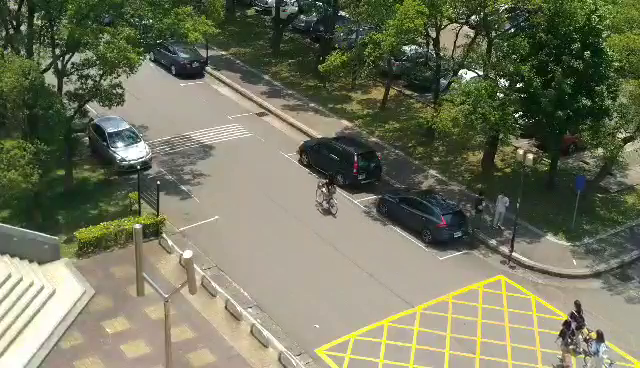
#> input picture frame 95 of week_11/viewFromME_video1.mp4, 640 x 368 px
$ python Week11_HW1_110303047.py
#> lines starting #> are read from the running program, lines starting #| are printed output that depends on the picture; after the words box and inside, x2 and y2 are one past the last pixel; in counts of white or black regions, pixels touching at a corner belong together
import cv2
import numpy as np


def main():
    tmp = []
    cap = cv2.VideoCapture(r'week_11\viewFromME_video1.mp4')
    ret_1, img_1 = cap.read()  # 讀取影像
#> img_1 is the input picture: shape (368, 640, 3); mean B, G, R 94.5, 117.8, 115.4
    cv2.waitKey(60)
    ret_2, img_2 = cap.read()
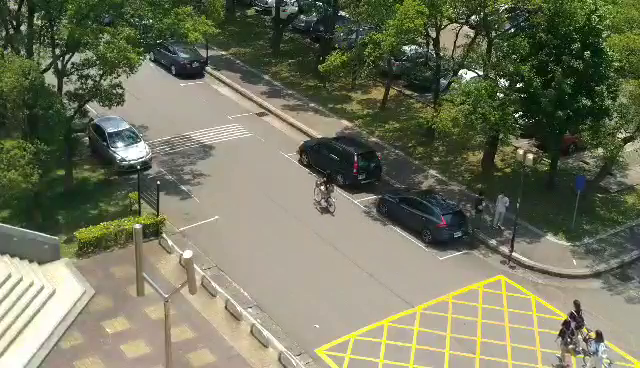
#> input picture frame 96 of week_11/viewFromME_video1.mp4, 640 x 368 px
#> img_2 is the input picture: shape (368, 640, 3); mean B, G, R 94.5, 117.8, 115.4
    while True:
        diff = cv2.absdiff(img_1, img_2)  # 找出差異
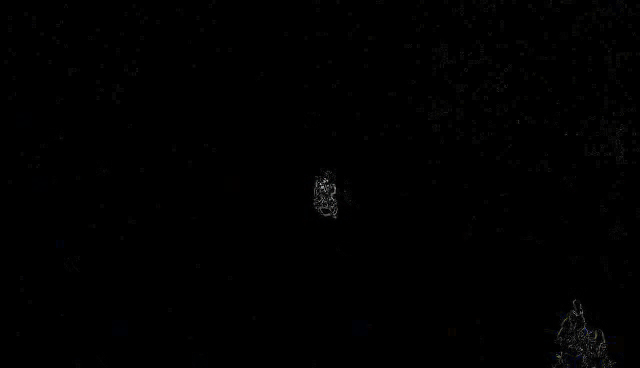
#> diff: shape (368, 640, 3); mean B, G, R 0.7, 0.7, 0.7
        gray = cv2.cvtColor(diff, cv2.COLOR_BGR2GRAY)  # 灰階
        blur = cv2.GaussianBlur(gray, (5, 5), 0)  # 設定kernal大小為(5,5)，標準差為2
        # 調整二值化範圍大於10變成250，其餘變為0
        a, thresh = cv2.threshold(blur, 10, 250, cv2.THRESH_BINARY)
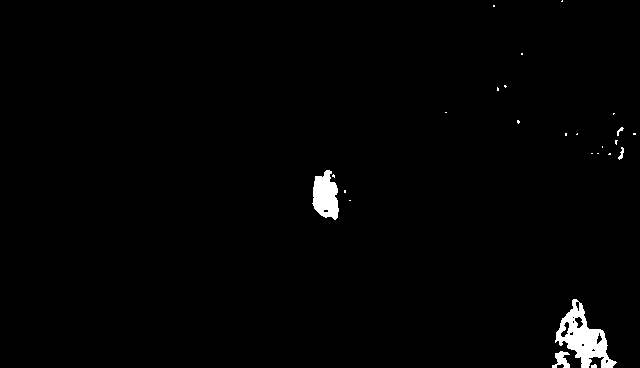
#> thresh: shape (368, 640); values 0 (black) and 250 (white), 1.3% white; 25 white regions (19 under 20 px), largest, box (x1, y1, x2, y2) and area: (555, 299, 617, 368) 1765, (312, 170, 339, 220) 941, (552, 351, 570, 368) 174, (618, 147, 624, 160) 37, (617, 127, 624, 136) 26, (591, 364, 597, 368) 20
        kernel = np.ones([3, 3])
        eroded = cv2.erode(thresh, kernel, iterations=1)  # 侵蝕以濾除小雜訊
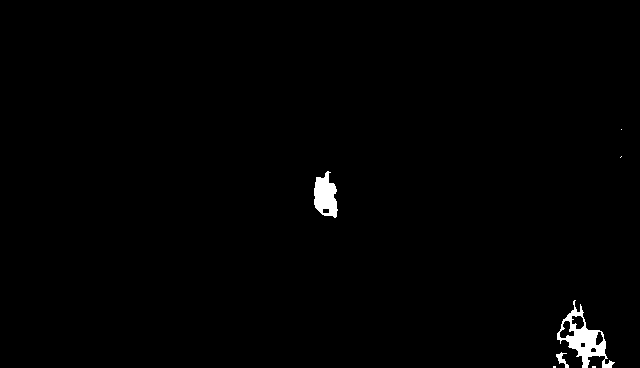
#> eroded: shape (368, 640); values 0 (black) and 250 (white), 0.89% white; 7 white regions (4 under 20 px), largest, box (x1, y1, x2, y2) and area: (557, 300, 615, 368) 1229, (314, 171, 338, 218) 758, (556, 352, 569, 368) 83
        dilated = cv2.dilate(eroded, kernel, iterations=5)  # 擴張以將相近的區域連接
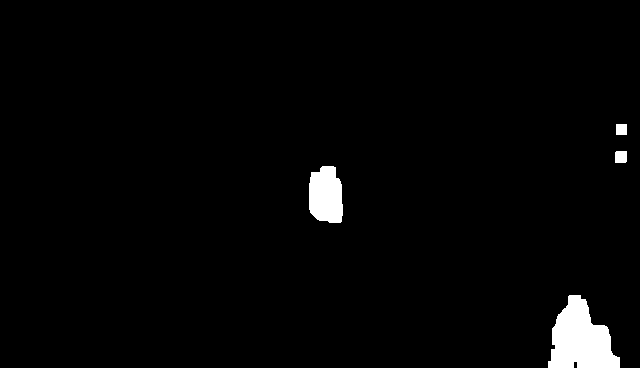
#> dilated: shape (368, 640); values 0 (black) and 250 (white), 2.2% white; 4 white regions
        contours, _ = cv2.findContours(
            dilated, cv2.RETR_EXTERNAL, cv2.CHAIN_APPROX_SIMPLE)  # 找輪廓
#> contours = 4 contours; box (x1, y1, x2, y2) and area: (548, 295, 620, 368) 3264, (309, 166, 343, 223) 1558, (615, 151, 627, 163) 120, (616, 124, 627, 135) 100
        for i in contours:
            x, y, w, h = cv2.boundingRect(i)
            if cv2.contourArea(i) < 1000:  # 過濾掉小的輪廓
                continue
            cv2.rectangle(img_1, (x, y), (x+w, y+h), (0, 0, 255), 2)
            cv2.imshow('bounding box', img_1)
#> this loop made 4 passes
#> (x, y, w, h) on passes 1 to 3: (548, 295, 72, 73), (309, 166, 34, 57), (615, 151, 12, 12)
#> (i, x, y, w, h) on pass 4: ([[616, 124], [616, 134], [626, 134], [626, 124]], 616, 124, 11, 11)
#> pass 1, in main, `cv2.imshow('bounding box', img_1)`:
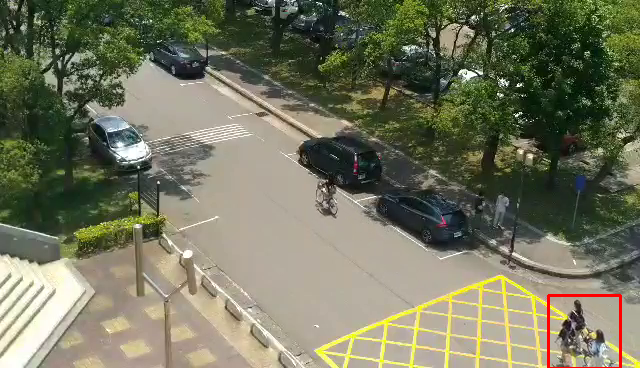
#> window 'bounding box': shape (368, 640, 3); mean B, G, R 94, 117.2, 115.6
        img_1 = img_2.copy() # 寫在迴圈外以保障永遠更新影像做計算
        cv2.waitKey(20)
        ret_2, img_2 = cap.read()
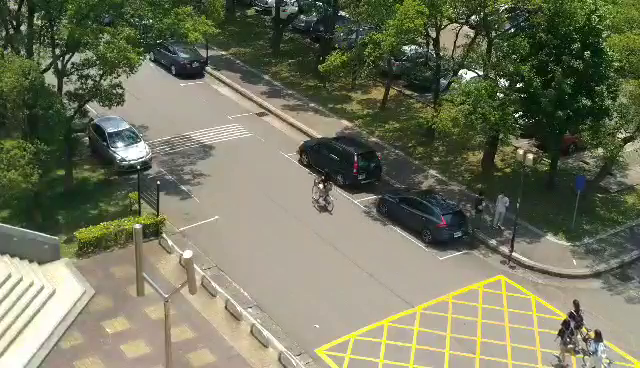
#> input picture frame 97 of week_11/viewFromME_video1.mp4, 640 x 368 px
#> img_2 is the input picture: shape (368, 640, 3); mean B, G, R 94.5, 117.8, 115.4
        # 按下q鍵提早結束
        if cv2.waitKey(1) & 0xFF == ord('q'):
#> (key q is pressed here)
            break
    cap.release()
    cv2.destroyAllWindows()

if __name__ == '__main__':
    main()

$ run again, starting later in the video
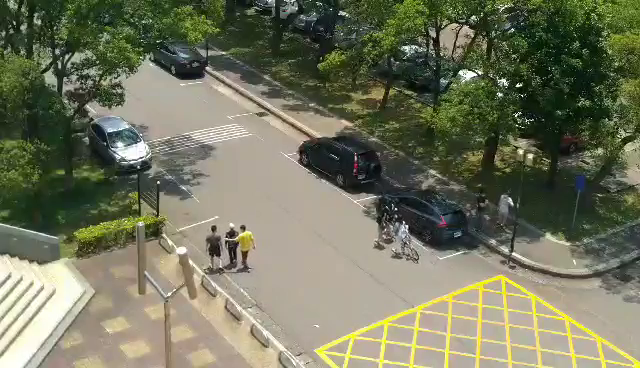
#> input picture frame 431 of week_11/viewFromME_video1.mp4, 640 x 368 px
#> in main, img_1 is the input picture: shape (368, 640, 3); mean B, G, R 93.7, 117.4, 115.1
#> in main, `a, thresh = cv2.threshold(blur, 10, 250, cv2.THRESH_BINARY)`:
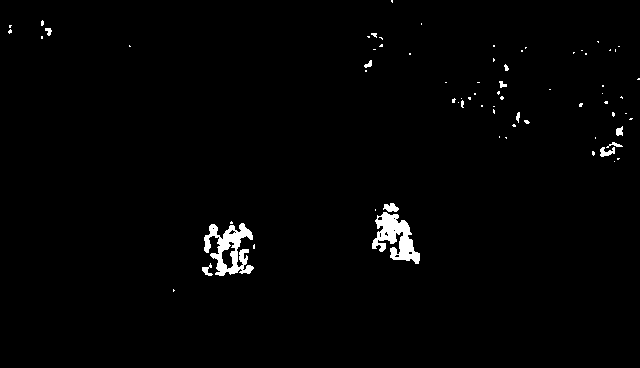
#> thresh: shape (368, 640); values 0 (black) and 250 (white), 1.4% white; 72 white regions (60 under 20 px), largest, box (x1, y1, x2, y2) and area: (204, 223, 254, 276) 1296, (372, 212, 420, 264) 1255, (383, 203, 399, 212) 97
#> eroded: shape (368, 640); values 0 (black) and 250 (white), 0.7% white; 33 white regions (23 under 20 px), largest, box (x1, y1, x2, y2) and area: (377, 213, 419, 263) 759, (212, 224, 252, 275) 520, (385, 204, 397, 211) 45
#> dilated: shape (368, 640); values 0 (black) and 250 (white), 3.6% white; 14 white regions
#> contours = 14 contours; largest, box (x1, y1, x2, y2) and area: (198, 219, 257, 280) 2970, (368, 199, 424, 268) 2466, (588, 124, 627, 161) 698, (512, 109, 533, 128) 258, (37, 17, 55, 39) 258
#> the loop in main, `for i in contours:` made 14 passes
#> (x, y, w, h) on passes 1, 2, 3, 5, 8, 9, 11, 14: (198, 219, 59, 61), (368, 199, 56, 69), (588, 124, 39, 37), (512, 109, 21, 19), (448, 95, 20, 14), (496, 77, 15, 14), (361, 57, 15, 14), (37, 17, 18, 22)
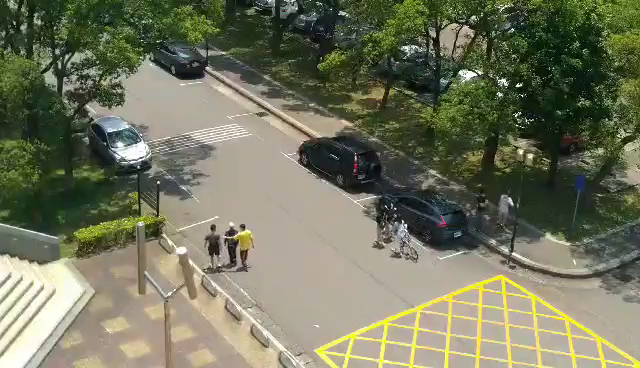
#> input picture frame 433 of week_11/viewFromME_video1.mp4, 640 x 368 px
#> in main, img_2 is the input picture: shape (368, 640, 3); mean B, G, R 93.7, 117.4, 115.1

$ run again, starting later in the video
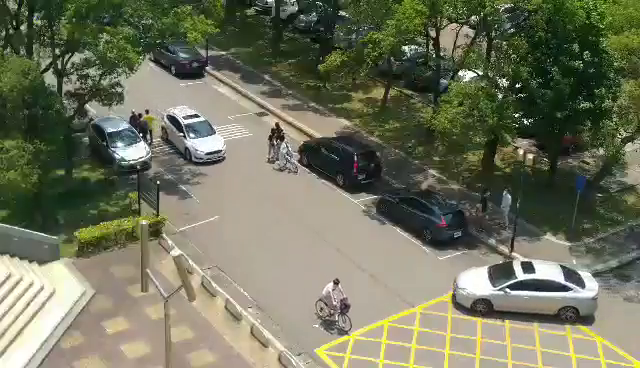
#> input picture frame 766 of week_11/viewFromME_video1.mp4, 640 x 368 px
#> in main, img_1 is the input picture: shape (368, 640, 3); mean B, G, R 93.3, 115.5, 113
#> in main, `a, thresh = cv2.threshold(blur, 10, 250, cv2.THRESH_BINARY)`:
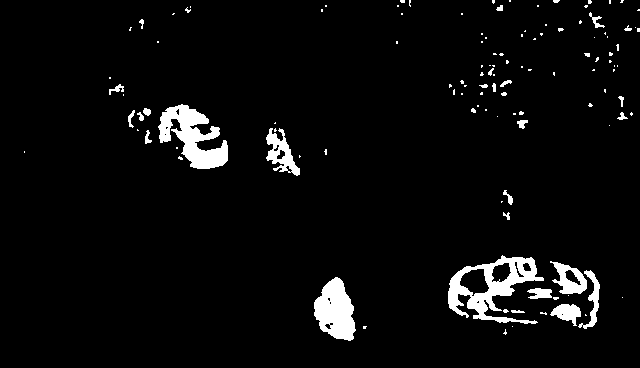
#> thresh: shape (368, 640); values 0 (black) and 250 (white), 4.4% white; 121 white regions (94 under 20 px), largest, box (x1, y1, x2, y2) and area: (448, 255, 544, 324) 2534, (158, 104, 228, 169) 2273, (314, 277, 356, 341) 1786
#> eroded: shape (368, 640); values 0 (black) and 250 (white), 2.7% white; 61 white regions (52 under 20 px), largest, box (x1, y1, x2, y2) and area: (160, 106, 227, 168) 1726, (449, 257, 543, 322) 1584, (315, 278, 354, 340) 1508
#> dilated: shape (368, 640); values 0 (black) and 250 (white), 9.6% white; 27 white regions
#> contours = 27 contours; largest, box (x1, y1, x2, y2) and area: (444, 252, 604, 333) 9115, (141, 101, 232, 173) 4021, (310, 273, 370, 345) 2756, (262, 125, 304, 179) 1550, (478, 76, 515, 100) 554
#> the loop in main, `for i in contours:` made 27 passes
#> (x, y, w, h) on passes 1, 2, 4, 5, 6, 7, 8, 9: (310, 273, 60, 72), (444, 252, 160, 81), (499, 188, 18, 20), (262, 125, 42, 54), (615, 109, 14, 15), (513, 108, 19, 24), (467, 105, 13, 12), (124, 104, 31, 27)
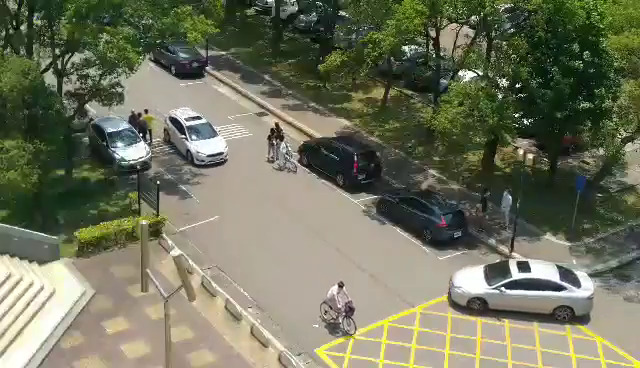
#> input picture frame 768 of week_11/viewFromME_video1.mp4, 640 x 368 px
#> in main, img_2 is the input picture: shape (368, 640, 3); mean B, G, R 93.5, 115.7, 113.3
